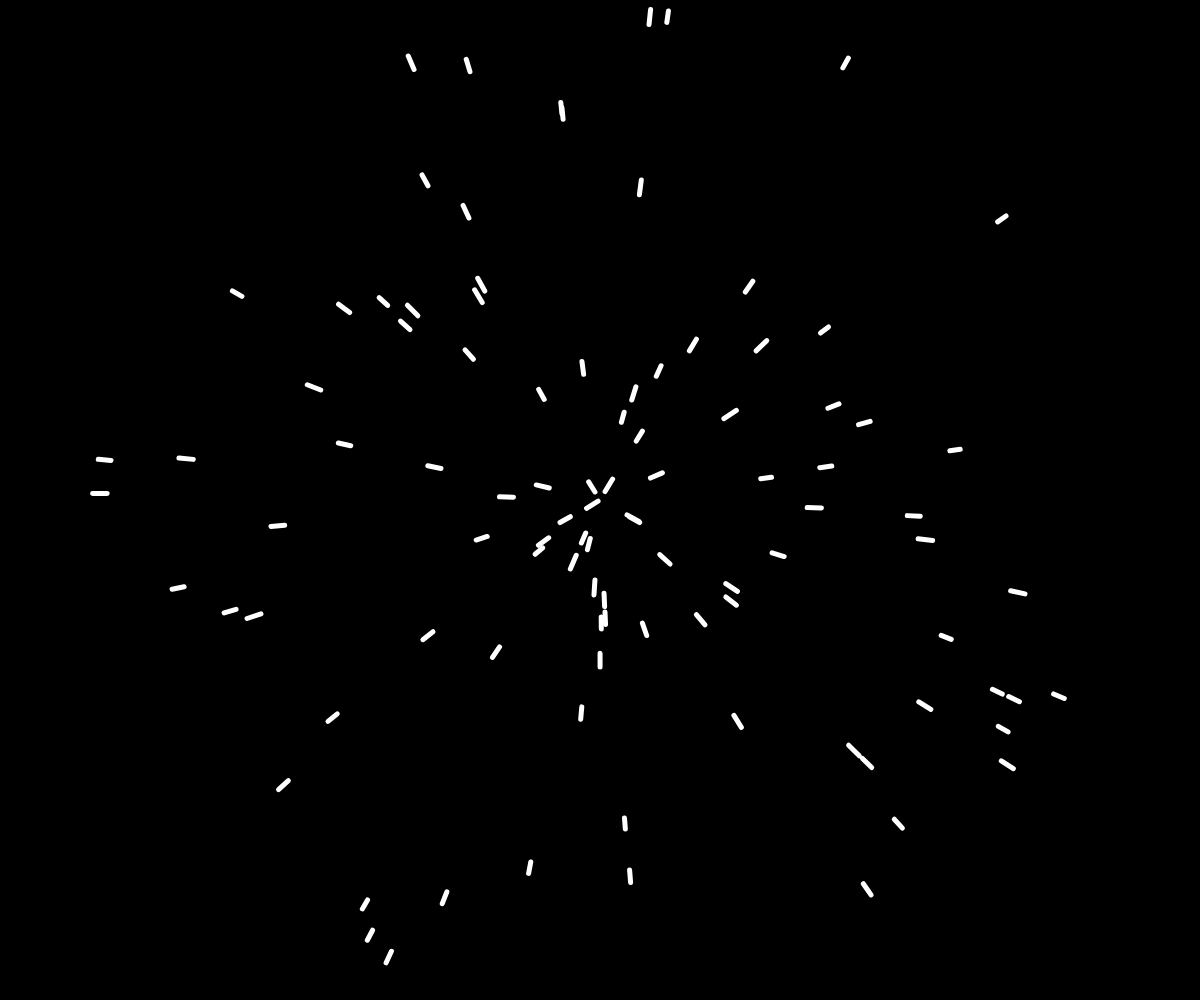
Frame 1 (no input)
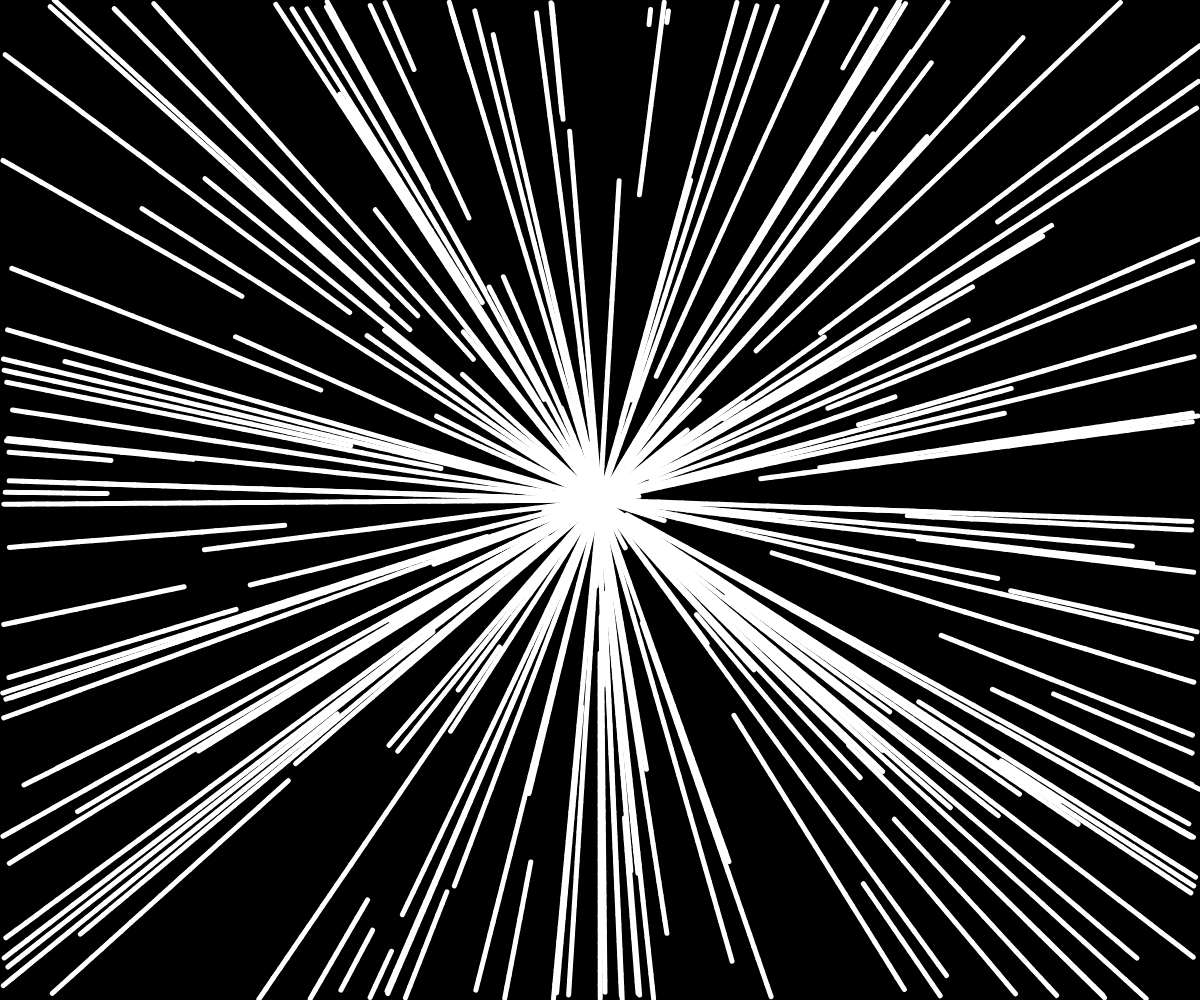
Frame 60 (no input)
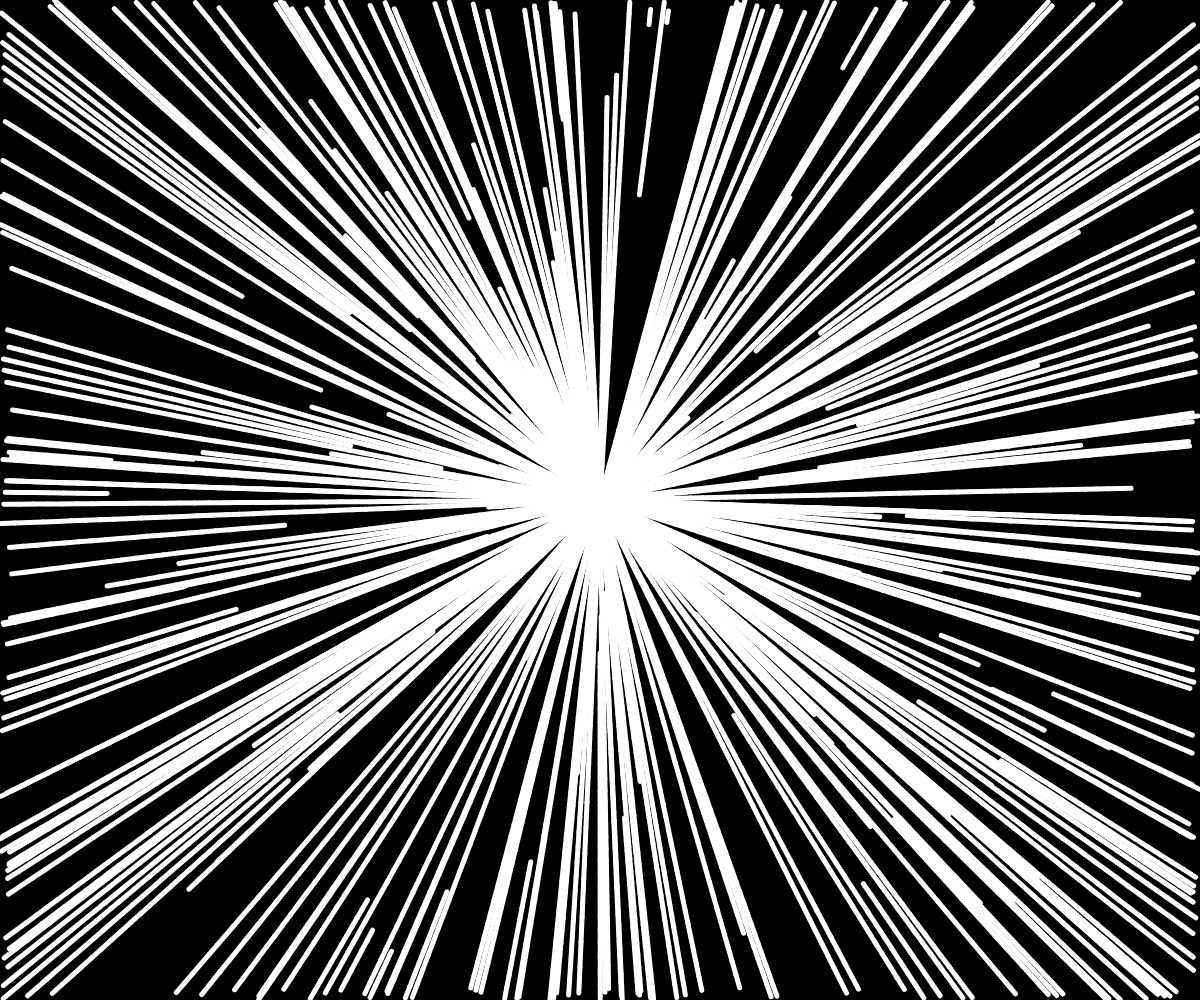
Frame 120 (the mouse pressed at the canvas centre since frame 60)

The p5.js sketch that drew these frames (run headless with seeded random() and noise() and a simulated clock; from frame 60 on, the mouse is pressed at the canvas centre):

// p5.js sketch
// ── sketch.js
let turtles = []

let stars = []

function setup() {
  createCanvas(windowWidth, windowHeight);

  // generate stars
  for (let i = 0; i < 100; i++) {
    let angle = Math.random() * TWO_PI;
    let radius = Math.random() * windowHeight / 2;
    stars.push({
      x: windowWidth / 2 + radius * cos(angle),
      y: windowHeight / 2 + radius * sin(angle),
      speed: Math.random() * 5 + 10,
      angle: angle
    });
  }
  background(0);
}

function drawSpace() {
  stroke(255);
  strokeWeight(5)
  for (let i = 0; i < stars.length - 1; i++) {
    line(stars[i].x, stars[i].y, stars[i].x - (stars[i].speed * cos(stars[i].angle)), stars[i].y - (stars[i].speed * sin(stars[i].angle)));
  }
}

function draw() {

  for (let i = stars.length - 1; i >= 0; i--) {
    let s = stars[i];
    let moveStep = s.speed;
    s.x += moveStep * cos(s.angle);
    s.y += moveStep * sin(s.angle);

    // Reset star position if it moves beyond the screen
    if (s.x < 0 || s.x > windowWidth || s.y < 0 || s.y > windowHeight) {
      let angle = Math.random() * TWO_PI;
      s.x = windowWidth / 2 + 10 * cos(angle);
      s.y = windowHeight / 2 + 10 * sin(angle);
      s.angle = angle;
    }
  }

  drawSpace();
}
